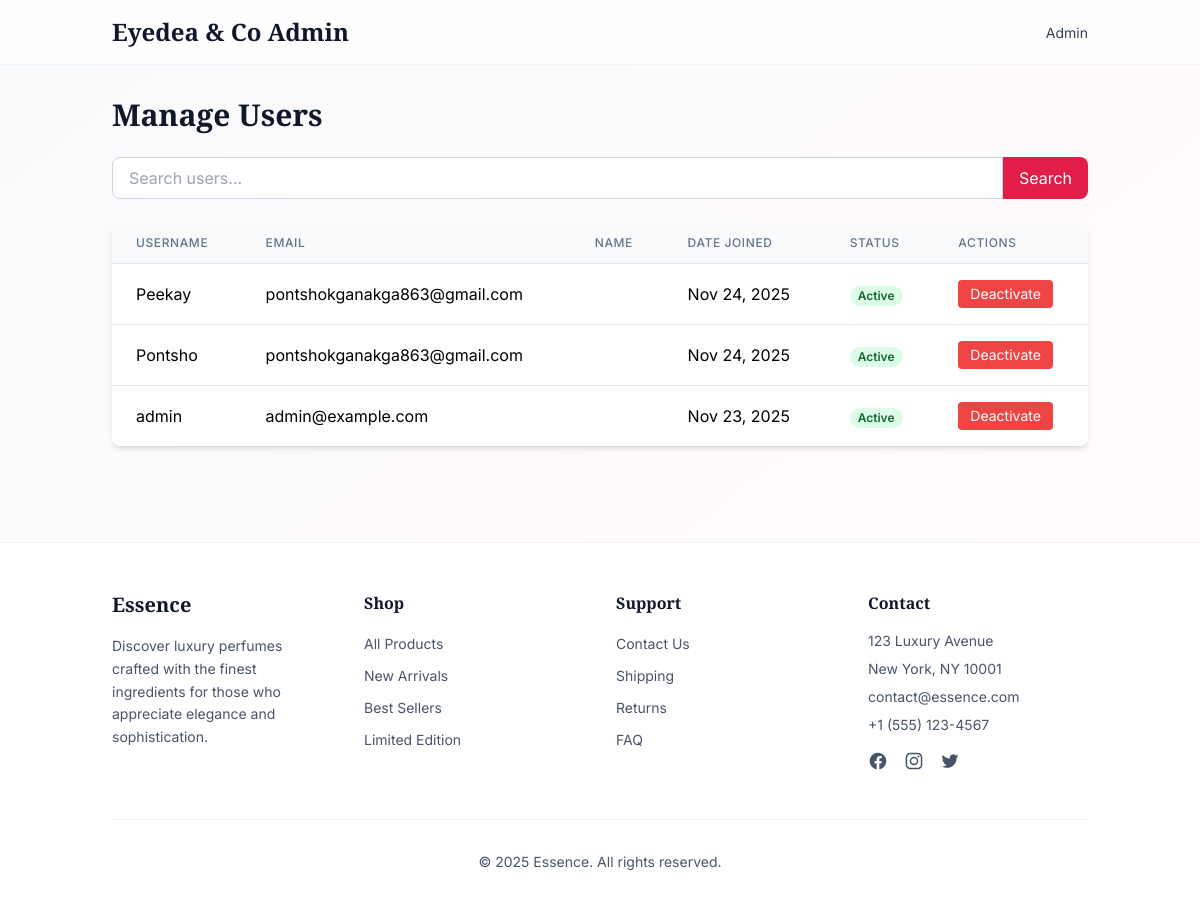
/api/admin/users/ (signed in), run on the app's committed database.
### authentication/models.py (models this page shows, shortened)
class ContactInfo(models.Model):
    address = models.CharField(max_length=255, default='123 Luxury Avenue')
    city = models.CharField(max_length=100, default='New York')
    state = models.CharField(max_length=100, default='NY')
    zip_code = models.CharField(max_length=20, default='10001')
    email = models.EmailField(default='contact@essence.com')
    phone = models.CharField(max_length=20, default='+1 (555) 123-4567')
    updated_at = models.DateTimeField(auto_now=True)
    class Meta:
        verbose_name = 'Contact Information'
        verbose_name_plural = 'Contact Information'

### perfumes/views_admin.py (the view, shortened to what this page needs)
# urls.py: path('admin/users/', views_admin.manage_users, name='manage_users'),
@staff_member_required
def manage_users(request):
    users = User.objects.all().order_by('-date_joined')
    search_query = request.GET.get('search', '')
    paginator = Paginator(users, 10)
    page_number = request.GET.get('page')
    page_obj = paginator.get_page(page_number)
    context = {
        'users': page_obj,
        'search_query': search_query,
    }
    return render(request, 'admin_users.html', context)

### authentication/context_processors.py (called while the page is built, shortened)
def contact_info(request):
    try:
        contact_info_instance = ContactInfo.objects.first()
        return {'contact_info': contact_info_instance}
    except:
        return {
            'contact_info': {
                'address': '123 Luxury Avenue',
                'city': 'New York',
                'state': 'NY',
                'zip_code': '10001',
                'email': 'contact@essence.com',
                'phone': '+1 (555) 123-4567'
            }
        }

### templates/admin_users.html (shortened to what this page needs)
{% extends "base.html" %}
{% block content %}
<div class="container mx-auto px-6 py-8">
    <div class="flex justify-between items-center mb-6">
        <h1 class="text-3xl font-serif-display font-bold text-slate-900">Manage Users</h1>
    </div>
    <form method="GET" class="mb-6">
        <div class="flex">
            <input type="text" name="search" placeholder="Search users..." value="{{ search_query }}"
                   class="flex-1 px-4 py-2 border border-slate-300 rounded-l-lg focus:outline-none focus:ring-2 focus:ring-rose-500">
            <button type="submit" class="px-4 py-2 bg-rose-600 text-white rounded-r-lg hover:bg-rose-700">
                Search
            </button>
        </div>
    </form>
    <div class="bg-white rounded-lg shadow-md overflow-hidden">
        <table class="min-w-full divide-y divide-slate-200">
            <thead class="bg-slate-50">
                <tr>
                    <th class="px-6 py-3 text-left text-xs font-medium text-slate-500 uppercase tracking-wider">Username</th>
                    <th class="px-6 py-3 text-left text-xs font-medium text-slate-500 uppercase tracking-wider">Email</th>
                    <th class="px-6 py-3 text-left text-xs font-medium text-slate-500 uppercase tracking-wider">Name</th>
                    <th class="px-6 py-3 text-left text-xs font-medium text-slate-500 uppercase tracking-wider">Date Joined</th>
                    <th class="px-6 py-3 text-left text-xs font-medium text-slate-500 uppercase tracking-wider">Status</th>
                    <th class="px-6 py-3 text-left text-xs font-medium text-slate-500 uppercase tracking-wider">Actions</th>
                </tr>
            </thead>
            <tbody class="bg-white divide-y divide-slate-200">
                {% for user in users %}
                <tr>
                    <td class="px-6 py-4 whitespace-nowrap">{{ user.username }}</td>
                    <td class="px-6 py-4 whitespace-nowrap">{{ user.email }}</td>
                    <td class="px-6 py-4 whitespace-nowrap">{{ user.first_name }} {{ user.last_name }}</td>
                    <td class="px-6 py-4 whitespace-nowrap">{{ user.date_joined|date:"M d, Y" }}</td>
                    <td class="px-6 py-4 whitespace-nowrap">
                        <span class="px-2 inline-flex text-xs leading-5 font-semibold rounded-full
                            {% if user.is_active %}bg-green-100 text-green-800{% else %}bg-red-100 text-red-800{% endif %}">
                            {% if user.is_active %}Active{% else %}Inactive{% endif %}
                        </span>
                    </td>
                    <td class="px-6 py-4 whitespace-nowrap text-sm">
                        <button onclick="toggleUserStatus({{ user.id }})"
                                class="px-3 py-1 rounded {% if user.is_active %}bg-red-500 text-white{% else %}bg-green-500 text-white{% endif %} hover:opacity-90">
                            {% if user.is_active %}Deactivate{% else %}Activate{% endif %}
                        </button>
                    </td>
                </tr>
                {% empty %}
                <tr>
                    <td colspan="6" class="px-6 py-4 text-center text-slate-500">No users found</td>
                </tr>
                {% endfor %}
            </tbody>
        </table>
    </div>
</div>
{% endblock %}

### templates/base.html (shortened to what this page needs)
<!DOCTYPE html>
<html lang="en">
<head>
    <script src="https://cdn.tailwindcss.com"></script>
</head>
<body class="min-h-screen bg-gradient-to-br from-slate-50 via-rose-50/30 to-amber-50/20">
    <nav class="bg-white/80 backdrop-blur-md border-b border-slate-200/50 sticky top-0 z-50">
      <div class="container mx-auto px-6 py-4">
        <div class="flex items-center justify-between">
          {% if user.is_staff %}
            <a href="{% url 'admin_dashboard' %}" class="text-2xl font-bold text-slate-900" style="font-family: 'Playfair Display', serif;">
              Eyedea & Co Admin
            </a>
          {% else %}
            <a href="{% url 'shop' %}" class="text-2xl font-bold text-slate-900" style="font-family: 'Playfair Display', serif;">
              Eyedea & Co
            </a>
          {% endif %}
          <div class="flex items-center gap-8">
            {% if user.is_authenticated %}
            {% if user.is_staff %}
            <div class="flex items-center gap-4">
              <div class="relative group">
                <span class="text-sm text-slate-700 max-w-[120px] truncate cursor-pointer">
                  Admin
                </span>
              </div>
            </div>
            {% endif %}
            {% else %}
            <a href="{% url 'auth_page' %}?mode=login"
               class="px-4 py-2 bg-gradient-to-r from-rose-600 to-rose-700 text-white font-semibold rounded-lg hover:shadow-lg transition-shadow">
              Sign In
            </a>
            {% endif %}
          </div>
        </div>
      </div>
    </nav>
    {% block content %}
    {% endblock %}
    <footer class="bg-white border-t border-slate-200/50 mt-16">
      <div class="container mx-auto px-6 py-12">
        <div class="grid grid-cols-1 md:grid-cols-4 gap-8">
          <div>
            <h3 class="text-xl font-serif-display font-bold text-slate-900 mb-4">Essence</h3>
            <p class="text-slate-600 text-sm leading-relaxed">
              Discover luxury perfumes crafted with the finest ingredients for those who appreciate elegance and sophistication.
            </p>
          </div>
          <div>
            <h4 class="font-semibold text-slate-900 mb-4">Shop</h4>
            <ul class="space-y-2">
              <li><a href="{% url 'shop' %}" class="text-slate-600 hover:text-rose-600 transition-colors text-sm">All Products</a></li>
              <li><a href="#" class="text-slate-600 hover:text-rose-600 transition-colors text-sm">New Arrivals</a></li>
              <li><a href="#" class="text-slate-600 hover:text-rose-600 transition-colors text-sm">Best Sellers</a></li>
              <li><a href="#" class="text-slate-600 hover:text-rose-600 transition-colors text-sm">Limited Edition</a></li>
            </ul>
          </div>
          <div>
            <h4 class="font-semibold text-slate-900 mb-4">Support</h4>
            <ul class="space-y-2">
              <li><a href="#" class="text-slate-600 hover:text-rose-600 transition-colors text-sm">Contact Us</a></li>
              <li><a href="#" class="text-slate-600 hover:text-rose-600 transition-colors text-sm">Shipping</a></li>
              <li><a href="#" class="text-slate-600 hover:text-rose-600 transition-colors text-sm">Returns</a></li>
              <li><a href="#" class="text-slate-600 hover:text-rose-600 transition-colors text-sm">FAQ</a></li>
            </ul>
          </div>
          <div>
            <h4 class="font-semibold text-slate-900 mb-4">Contact</h4>
            <address class="text-slate-600 text-sm not-italic">
              <p class="mb-2">{{ contact_info.address }}</p>
              <p class="mb-2">{{ contact_info.city }}, {{ contact_info.state }} {{ contact_info.zip_code }}</p>
              <p class="mb-2">{{ contact_info.email }}</p>
              <p>{{ contact_info.phone }}</p>
            </address>
            <div class="flex space-x-4 mt-4">
              <a href="#" class="text-slate-600 hover:text-rose-600 transition-colors">
              </a>
              <a href="#" class="text-slate-600 hover:text-rose-600 transition-colors">
              </a>
              <a href="#" class="text-slate-600 hover:text-rose-600 transition-colors">
              </a>
            </div>
          </div>
        </div>
        <div class="border-t border-slate-200/50 mt-12 pt-8 flex flex-col md:flex-row justify-center items-center">
          <p class="text-slate-600 text-sm text-center">© 2025 Essence. All rights reserved.</p>
        </div>
      </div>
    </footer>
</body>
</html>

### data on the page
ContactInfo: address "123 Luxury Avenue", city "New York", state "NY", zip_code "10001", email "contact@essence.com", phone "+1 (555) 123-4567"

### other printed values
{{ user.username }} "Peekay"
{{ user.email }} "pontshokganakga863@gmail.com"
{{ user.date_joined|date:"M d, Y" }} "Nov 24, 2025"
{{ user.username }} "Pontsho"
{{ user.username }} "admin"
{{ user.email }} "admin@example.com"
{{ user.date_joined|date:"M d, Y" }} "Nov 23, 2025"
